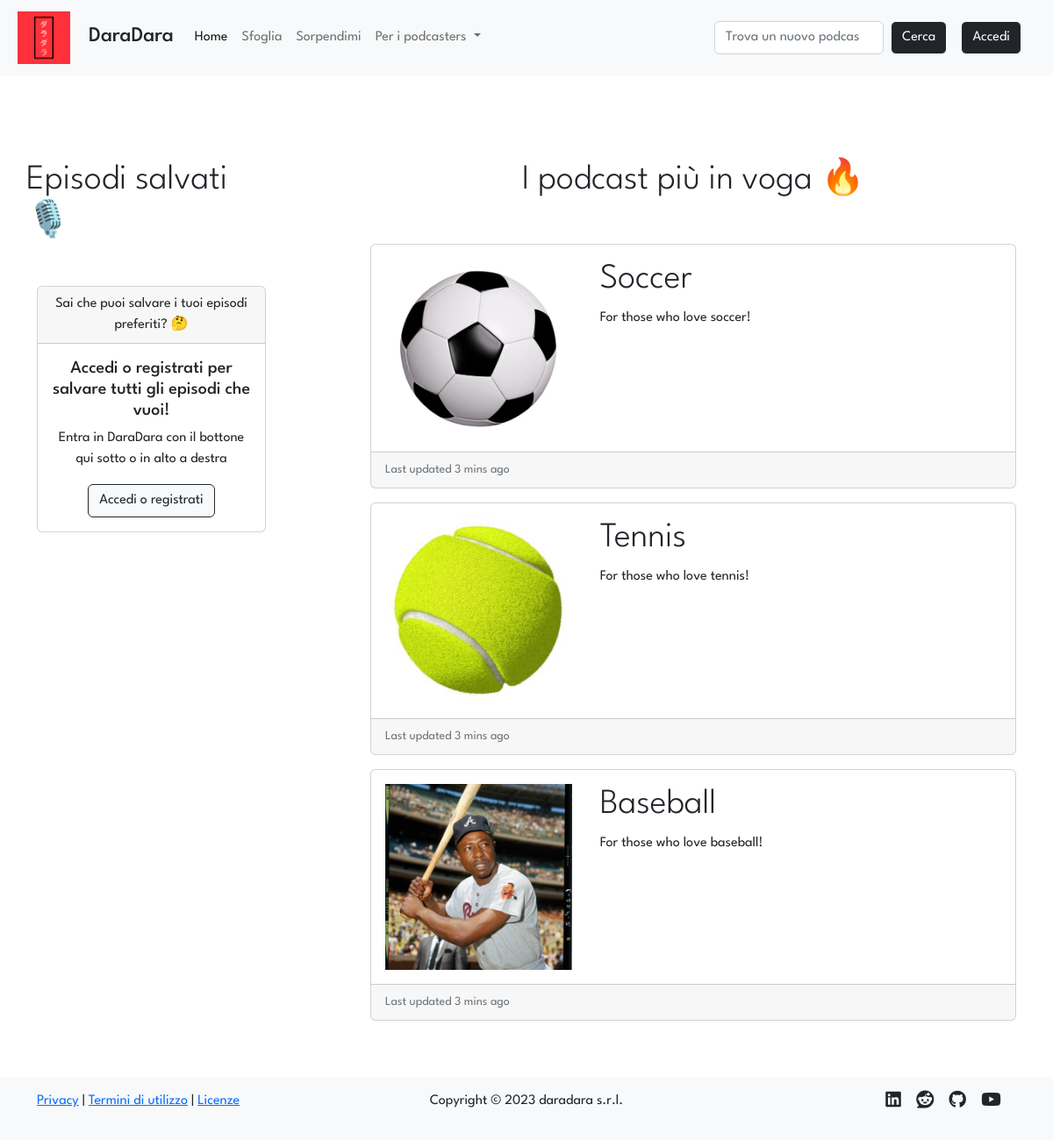
Before: / with the older database file.
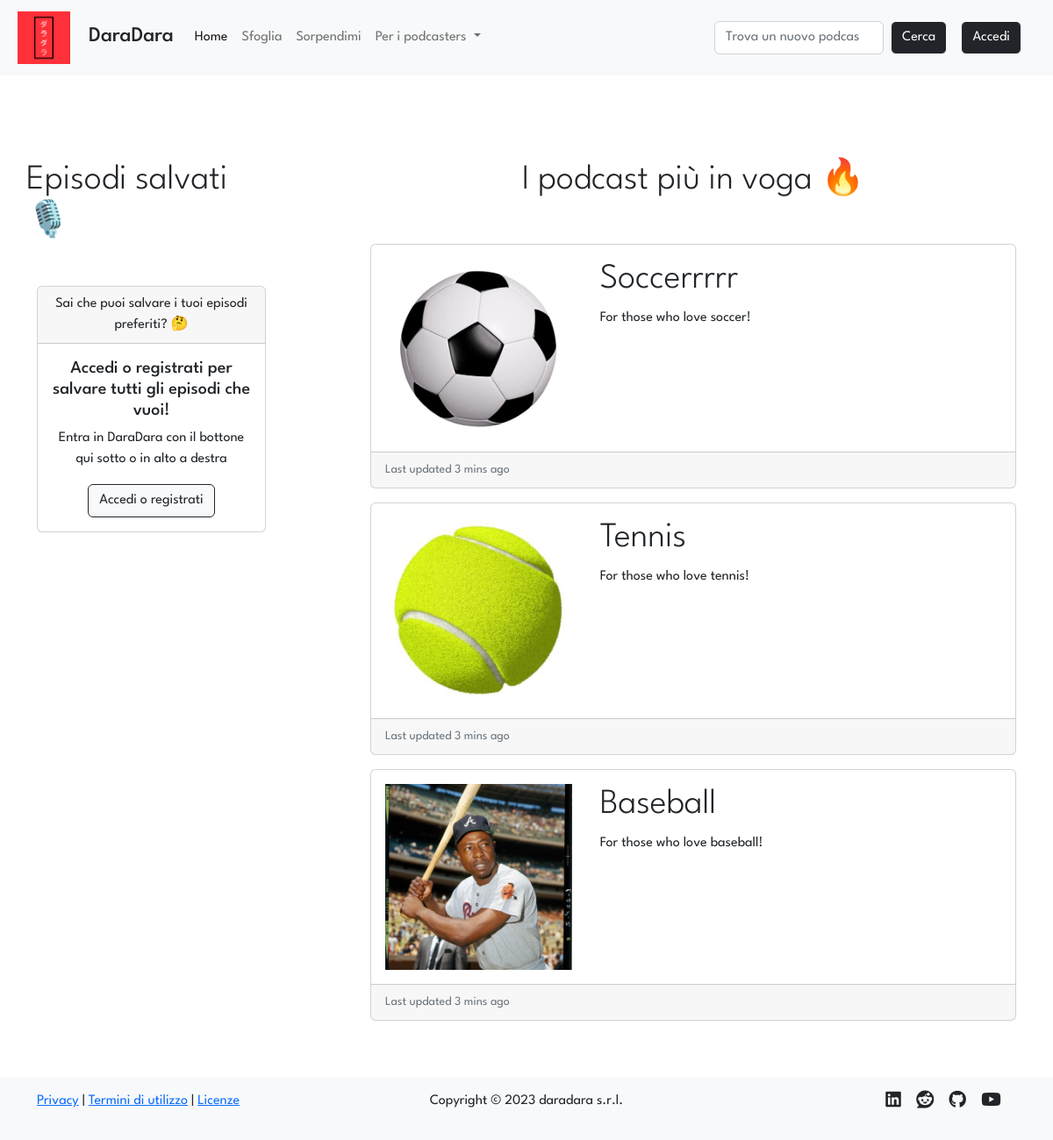
After: the same page with the newer database file.
### tables this page shows
CREATE TABLE "podcasts" (
	"id"	INTEGER NOT NULL UNIQUE,
	"title"	TEXT NOT NULL UNIQUE,
	"desc"	TEXT NOT NULL,
	"img"	TEXT NOT NULL,
	"id_user"	INTEGER NOT NULL,
	FOREIGN KEY("id_user") REFERENCES "users"("id"),
	PRIMARY KEY("id" AUTOINCREMENT)
);

### app.py (the view)
@app.route('/')
def index():
    if current_user.is_authenticated: # type: ignore
        saves = dao.get_saves_join_episodes_podcasts(current_user.id) # type: ignore
    else:
        saves = []
    onfire = dao.get_podcasts_onfire(number_of_podcasts=3)
    return render_template('index.html', saves=saves, onfire = onfire)

### data/dao.py (called while the page is built)
def get_podcasts_onfire(number_of_podcasts=5):
    conn, cursor = connect()
    podcast = []
    try:
        sql = 'SELECT podcasts.id, COUNT(follows.id_user) AS "n_follows", podcasts.title, podcasts.desc, podcasts.img FROM podcasts, follows WHERE podcasts.id = follows.id_podcast GROUP BY podcasts.id ORDER BY n_follows DESC'
        cursor.execute(sql)
        podcast = cursor.fetchall()
    except Exception as e:
        print(e)
    close(conn, cursor)
    return podcast[:number_of_podcasts]

def connect():
    conn = sqlite3.connect(PATH)
    conn.row_factory = sqlite3.Row
    cursor = conn.cursor()
    return conn, cursor

def close(conn, cursor):
    cursor.close()
    conn.close()

### templates/index.html (shortened to what the changed rows need)
{% extends 'layout.html' %}
{% block content %}
<div class="row">
    <main class="col-12 col-lg offset-lg-1">
        {% for podcast in onfire %}
        <a href="{{url_for('podcast', id=podcast.id)}}">
        <div class="row card mb-3 mx-2 mx-lg-0">
            <div class="row g-0">
                <div class="col-2 col-lg-4 d-flex justify-content-around align-items-center">
                    <img class="card-img img-fluid p-1 p-lg-3" src="{{url_for('static', filename='uploads/images/covers/{0}{1}'.format(podcast.id, podcast.img))}}" class="card-img-left img-fluid h-100 w-100 d-block mx-auto" alt="podcast {{i}} image">
                </div>
                <div class="col-10 col-lg-8">
                    <div class="card-body">
                        <p class="card-title display-6">{{ podcast.title }}</p>
                        <p class="card-text">{{podcast.desc}}</p>
                    </div>
                </div>
                <div class="card-footer">
                    <p class="card-text"><small class="text-muted">Last updated 3 mins ago</small></p>
                </div>
            </div>
        </div>
        </a>
        {% endfor %}
    </main>
</div>
{% endblock %}

Changed rows visible on the page:
changed podcasts "For those who love soccer!": title "Soccer" → "Soccerrrrr"
